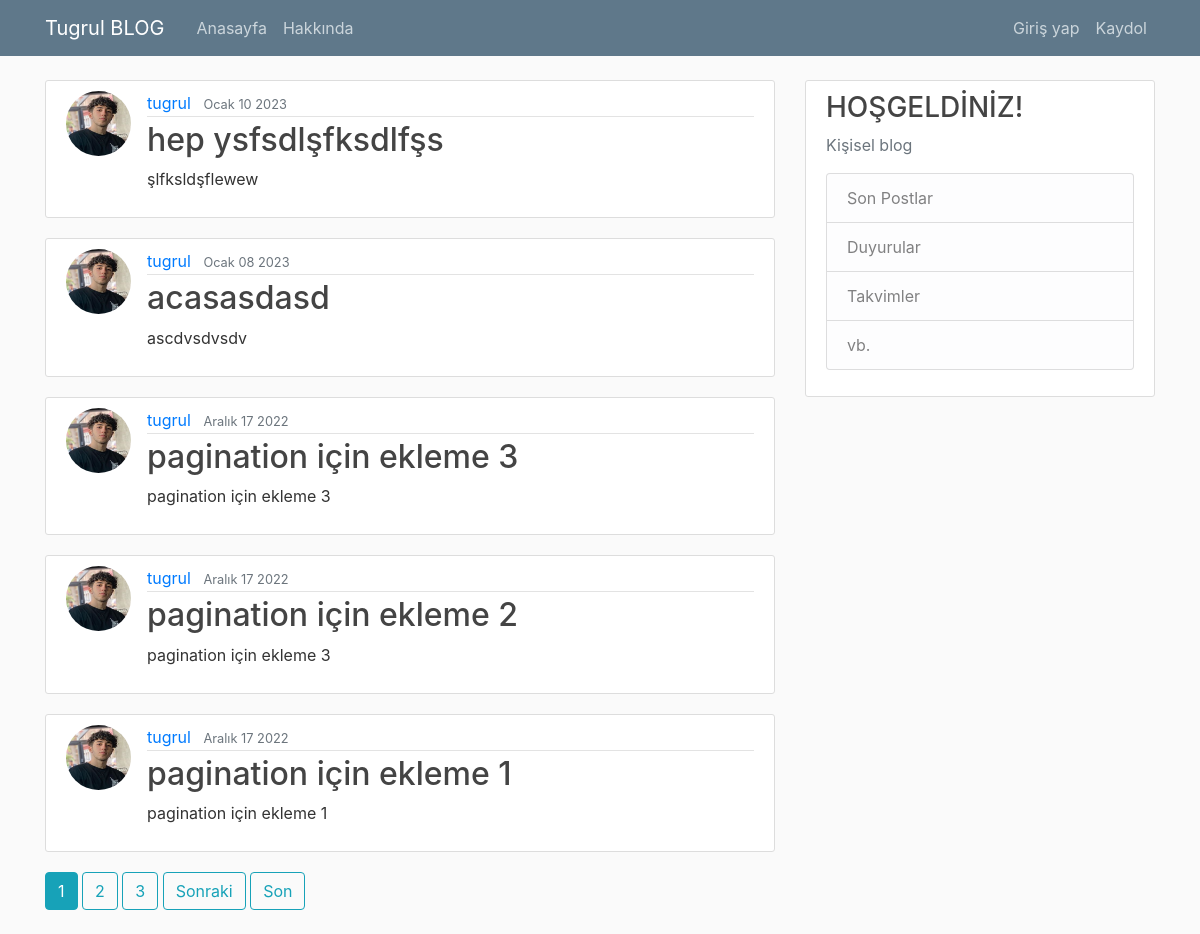
Before: / with the older database file.
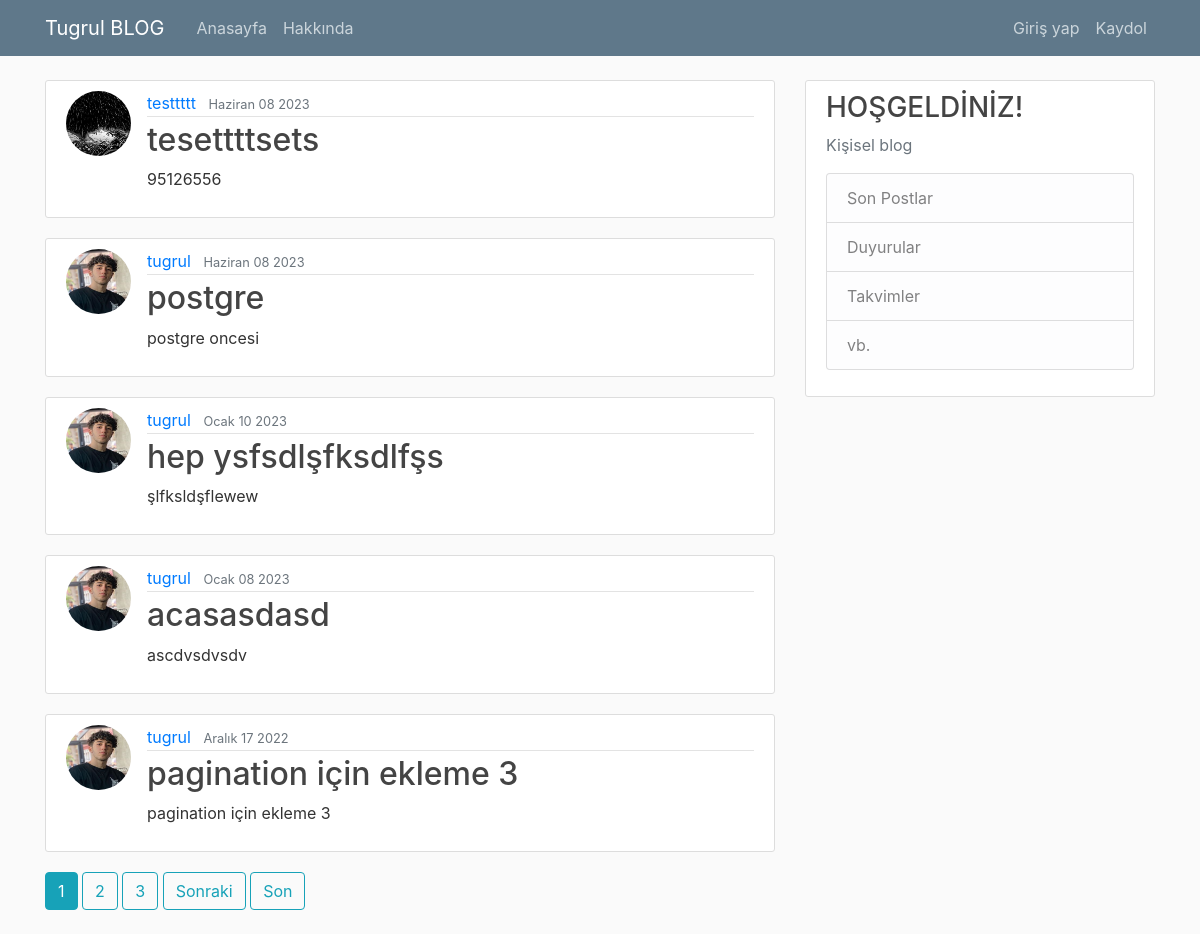
After: the same page with the newer database file.
### blog/models.py (models this page shows, shortened)
class Post(models.Model):
    title = models.CharField(max_length=100)
    content = models.TextField()
    date_posted = models.DateTimeField(default=timezone.now)
    author = models.ForeignKey(User, on_delete=models.CASCADE)

### users/models.py (models this page shows, shortened)
class Profile(models.Model):
    user = models.OneToOneField(User, on_delete=models.CASCADE, related_name='profile')
    image = models.ImageField(default='default.jpg', upload_to='profile_pics')

### blog/views.py (the view)
# urls.py: path('', PostListView.as_view(), name='blog-home'),
class PostListView(ListView):
    model=Post
    template_name='blog/home.html'
    context_object_name='posts'
    ordering=['-date_posted']
    paginate_by=5#paginate_by yandaki değer kadar objeyi bir sayfaya sığdırır

### blog/templates/blog/home.html (shortened to what this page needs)
{% extends "blog/base.html" %}
{% block content %}
	{% for post in posts %}
	<article class="media content-section">
		<img class ="rounded-circle article-img"src="{{ post.author.profile.image.url }}">
	  <div class="media-body">
	    <div class="article-metadata">
	      <a class="mr-2" href="{% url 'user-posts' post.author.username %}">{{ post.author }}</a>
	      <small class="text-muted">{{ post.date_posted | date:"F d Y" }}</small>
	    </div>
	    <h2><a class="article-title" href="{% url 'post-detail' post.id %}">{{ post.title }}</a></h2>
	    <p class="article-content">{{ post.content }}</p>
	  </div>
	</article>
	{% endfor %}
	{% if is_paginated %}
		{% for num in page_obj.paginator.page_range %}
			{% if page_obj.number == num %}
				<a class ="btn btn-info mb-4"href="?page={{ num }}">{{num}}</a>
				{% elif num > page_obj.number|add:'-3' and num < page_obj.number|add:'3' %}
				<a class ="btn btn-outline-info mb-4"href="?page={{ num }}">{{num}}</a>
			{% endif %}
		{% endfor %}
		{% if page_obj.has_next %}
			<a class ="btn btn-outline-info mb-4"href="?page={{page_obj.next_page_number}}">Sonraki</a>
			<a class ="btn btn-outline-info mb-4"href="?page={{ page_obj.paginator.num_pages }}">Son</a>
		{% endif %}
	{% endif %}
{% endblock content %}

Changed rows visible on the page:
no longer on this page (row unchanged): Post: author.profile.image (picture), author "tugrul", date_posted "Aralık 17 2022", title "pagination için ekleme 2", content "pagination için ekleme 3"
removed Post: author.profile.image (picture), author "tugrul", date_posted "Aralık 17 2022", title "pagination için ekleme 1", content "pagination için ekleme 1"
added Post: author.profile.image (placeholder picture), author "testtttt", date_posted "Haziran 08 2023", title "tesettttsets", content "95126556"
added Post: author.profile.image (picture), author "tugrul", date_posted "Haziran 08 2023", title "postgre", content "postgre oncesi"
